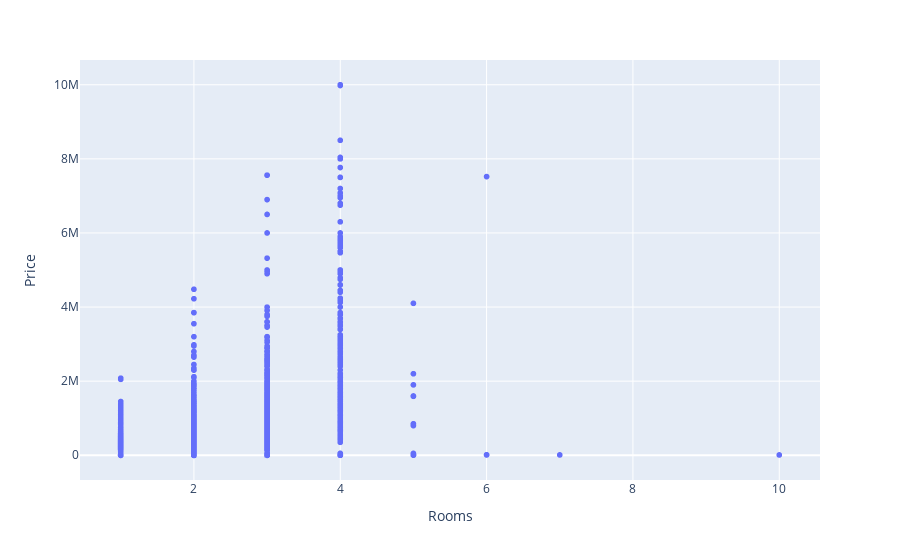

Notebook cell for this chart:
### Code cell
# Visualização da distribuição por apartamentos por quartos
px.scatter(df, x='Rooms', y='Price')

### Figure 1 — Plotly figure (JSON) as saved in the notebook; plotly's stock layout.template omitted (floating-point values rounded to 4 significant figures; data arrays with more than 128 entries replaced by an {"elided": "..."} marker saying what was removed)
{"data": [{"hovertemplate": "Rooms=%{x}<br>Price=%{y}<extra></extra>", "legendgroup": "", "marker": {"color": "#636efa", "symbol": "circle"}, "mode": "markers", "name": "", "showlegend": false, "type": "scattergl", "x": {"elided": "13640 int values"}, "xaxis": "x", "y": {"elided": "13640 int values"}, "yaxis": "y"}], "layout": {"legend": {"tracegroupgap": 0}, "margin": {"t": 60}, "xaxis": {"anchor": "y", "domain": [0, 1], "title": {"text": "Rooms"}}, "yaxis": {"anchor": "x", "domain": [0, 1], "title": {"text": "Price"}}}}
